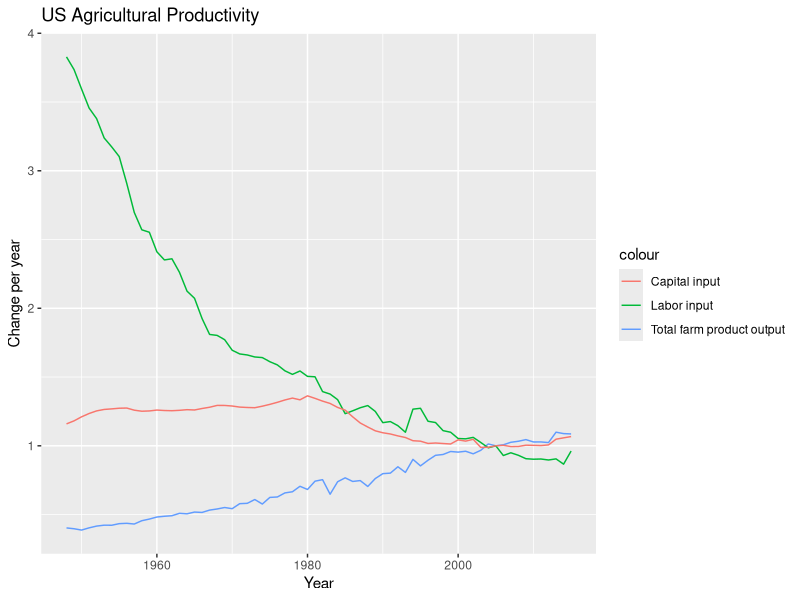

Here is the R script that generated this plot:
## ---- chunk 1
# Set R Markdown chunk defaults:
knitr::opts_chunk$set(
  echo = FALSE, message = FALSE, warning = FALSE, progress = FALSE,
  fig.width = 16/2, fig.height = 9/2
)
## ---- chunk 2
# Load necessary packages
library(tidyverse)
library(ggplot2)

# Read in ag_productivity.csv
ag_productivity <- read.csv("ag_productivity.csv",
                            stringsAsFactors=FALSE)

# Plot farm output against labor and capital input
ggplot(ag_productivity, aes(x = Year)) +
  labs(title = "US Agricultural Productivity", 
       x = "Year", y = "Change per year") +
  geom_line(aes(y = Total_output, color = "Total farm product output")) +
  geom_line(aes(y = Labor_input_All, color = "Labor input")) +
  geom_line(aes(y = Capital_input_All, color = "Capital input"))
